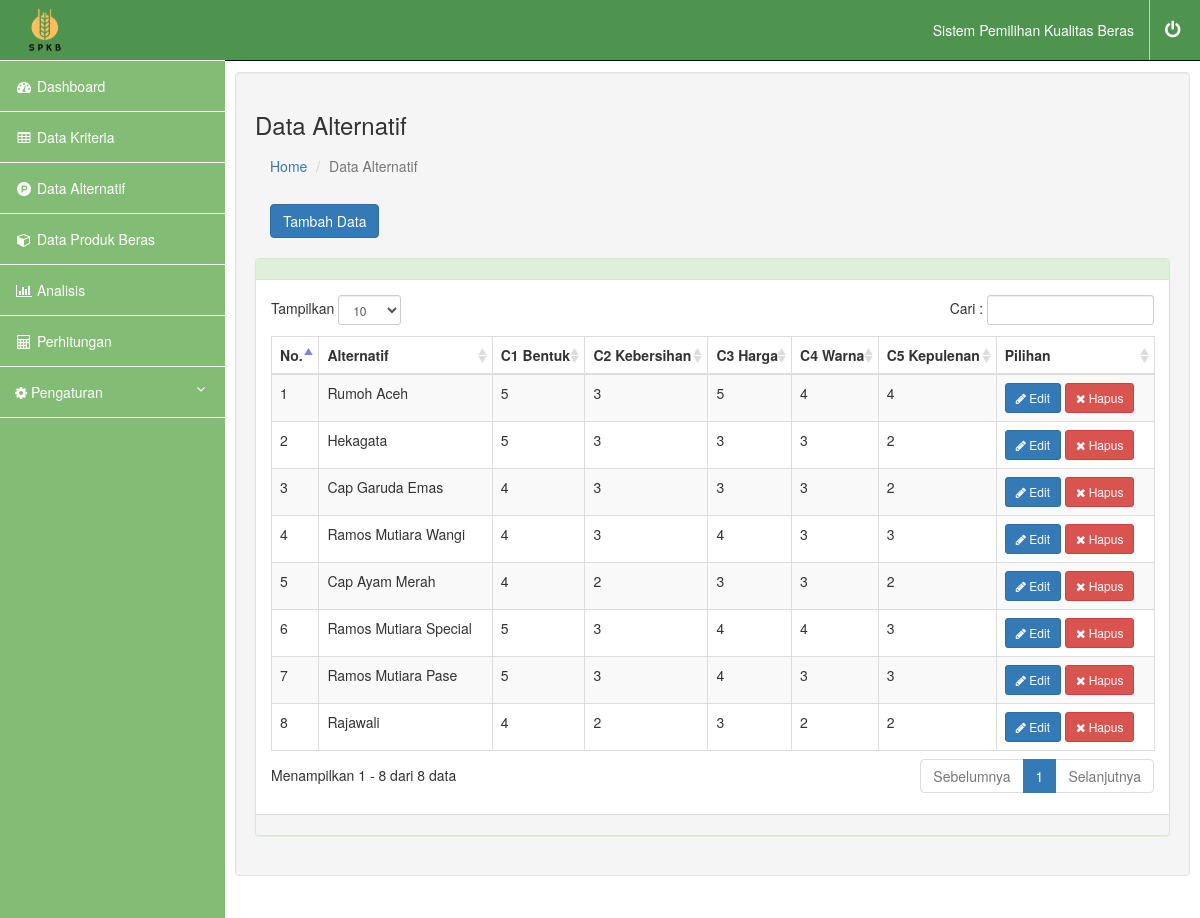
The page /alternatif.php (signed in) on the database its author committed.
### tables this page shows
CREATE TABLE `alternatif` (
  `id_alternatif` varchar(20) NOT NULL,
  `alternatif` varchar(50) NOT NULL,
  `k1` varchar(20) NOT NULL,
  `k2` varchar(20) NOT NULL,
  `k3` varchar(20) NOT NULL,
  `k4` varchar(20) NOT NULL,
  `k5` varchar(20) NOT NULL
);

### alternatif.php (the view, shortened to what this page needs)
<?php
include("headeruser.php");
include("configdb.php");
?>
<body>
	<div id="page-wrapper">
		<div class="container-fluid">
			<div class="row" id="main">
				<div class="col-sm-12 col-md-12 well" id="content">
					<div class="page-breadcrumb">
						<div class="row align-items-center">
							<div class="col-md-6 col-8 align-self-center">
								<h3 class="page-title mb-0 p-0">Data Alternatif</h3>
								<div class="d-flex align-items-center">
									<nav aria-label="breadcrumb">
										<ol class="breadcrumb">
											<li class="breadcrumb-item"><a href="indexuser.php">Home</a></li>
											<li class="breadcrumb-item active" aria-current="page">Data Alternatif</li>
										</ol>
										<div class="col-md-6 col-4 align-self-center">
											<div class="text-end upgrade-btn">
												<a href="add-alternatif.php" class="btn btn-primary d-none d-md-inline-block text-white" target="">Tambah Data
												</a>
											</div>
										</div>
									</nav>
								</div>
							</div>
						</div>
					</div>
					<br>
					<div class="container-fluid">
						<div class="row">
							<div class="col-12">
								<div class="card">
									<div class="card-body">
										<div class="panel panel-success">
											<div class="panel-heading"></div>
											<?php
											$kriteria = $mysqli->query("select * from kriteria");
											$i = 0;
											while ($row = $kriteria->fetch_assoc()) {
												@$k[$i] = $row["kriteria"];
												$i++;
											}
											$alternatif = $mysqli->query("select * from alternatif");
											?>
											<div class="panel-body table-responsive">
												<table id="example" class="table table-striped table-bordered table-hover" cellspacing="0" width="100%">
													<thead>
														<tr>
															<th width="30px">No.</th>
															<th>Alternatif</th>
															<th><?php echo ucwords($k[0]); ?></th>
															<th><?php echo ucwords($k[1]); ?></th>
															<th><?php echo ucwords($k[2]); ?></th>
															<th><?php echo ucwords($k[3]); ?></th>
															<th><?php echo ucwords($k[4]); ?></th>
															<th>Pilihan</th>
														</tr>
													</thead>
													<tbody>
														<?php
														$i = 1;
														while ($row = $alternatif->fetch_assoc()) {
															echo '<tr>';
															echo '<td>' . $i++ . '</td>';
															echo '<td>' . ucwords($row["alternatif"]) . '</td>';
															echo '<td>' . $row["k1"] . '</td>';
															echo '<td>' . $row["k2"] . '</td>';
															echo '<td>' . $row["k3"] . '</td>';
															echo '<td>' . $row["k4"] . '</td>';
															echo '<td>' . $row["k5"] . '</td>';
															echo '<td>';
														?>
															<a href="edit-alternatif.php?id=<?php echo $row['id_alternatif']; ?>" class="btn btn-primary btn-sm"><i class="fa fa-pencil"></i> Edit</a>
															<a href="del.php?id=<?php echo $row['id_alternatif']; ?>" onClick="return confirm('Menghapus data ke-<?php echo $i - 1; ?> Alternatif <?php echo $row['alternatif']; ?> ?');" class="btn btn-danger btn-sm"><i class="fa fa-times"></i> Hapus</a></td>
														<?php
															echo '</tr>';
														}
														?>
													</tbody>
												</table>
											</div>
											<div class="panel-footer text-primary">
											</div>
										</div>
									</div>
								</div>
							</div>
						</div>
					</div>
				</div>
			</div>
</body>
</html>

### headeruser.php (style rules this page uses)
body { margin-top: 50px; }
#page-wrapper { width: 100%; padding: 0; background-color: #fff; }
@media (min-width:768px) { #page-wrapper { padding: 22px 10px; } }

### rows shown on the page
alternatif: alternatif "Rumoh Aceh", k1 "5", k2 "3", k3 "5", k4 "4", k5 "4"
alternatif: alternatif "Hekagata", k1 "5", k2 "3", k3 "3", k4 "3", k5 "2"
alternatif: alternatif "Cap Garuda Emas", k1 "4", k2 "3", k3 "3", k4 "3", k5 "2"
alternatif: alternatif "Ramos Mutiara Wangi", k1 "4", k2 "3", k3 "4", k4 "3", k5 "3"
alternatif: alternatif "Cap Ayam Merah", k1 "4", k2 "2", k3 "3", k4 "3", k5 "2"
alternatif: alternatif "Ramos Mutiara Special", k1 "5", k2 "3", k3 "4", k4 "4", k5 "3"
alternatif: alternatif "Ramos Mutiara Pase", k1 "5", k2 "3", k3 "4", k4 "3", k5 "3"
alternatif: alternatif "Rajawali", k1 "4", k2 "2", k3 "3", k4 "2", k5 "2"

### other values the page prints
$k[0] "C1 Bentuk"
$k[1] "C2 Kebersihan"
$k[2] "C3 Harga"
$k[3] "C4 Warna"
$k[4] "C5 Kepulenan"
